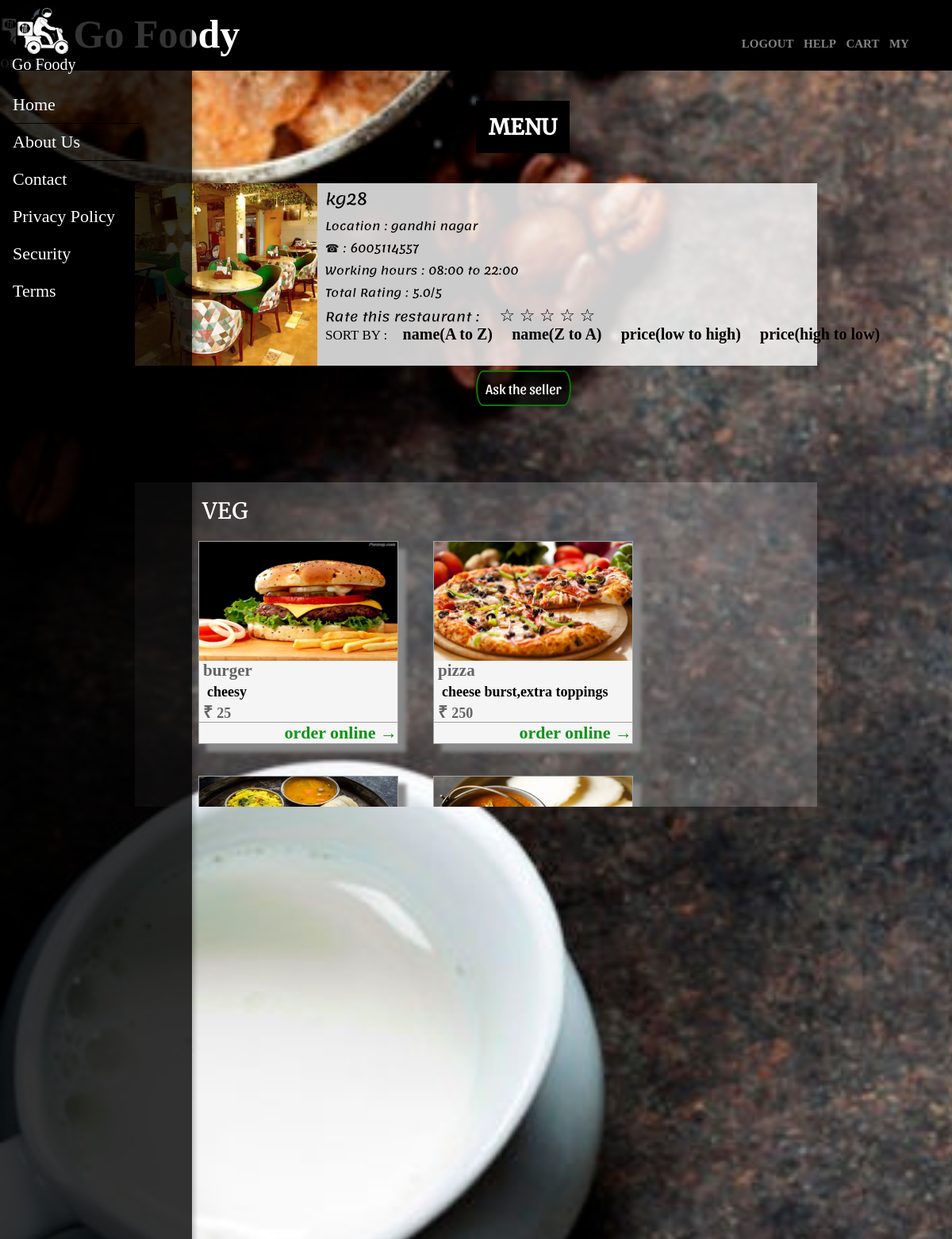
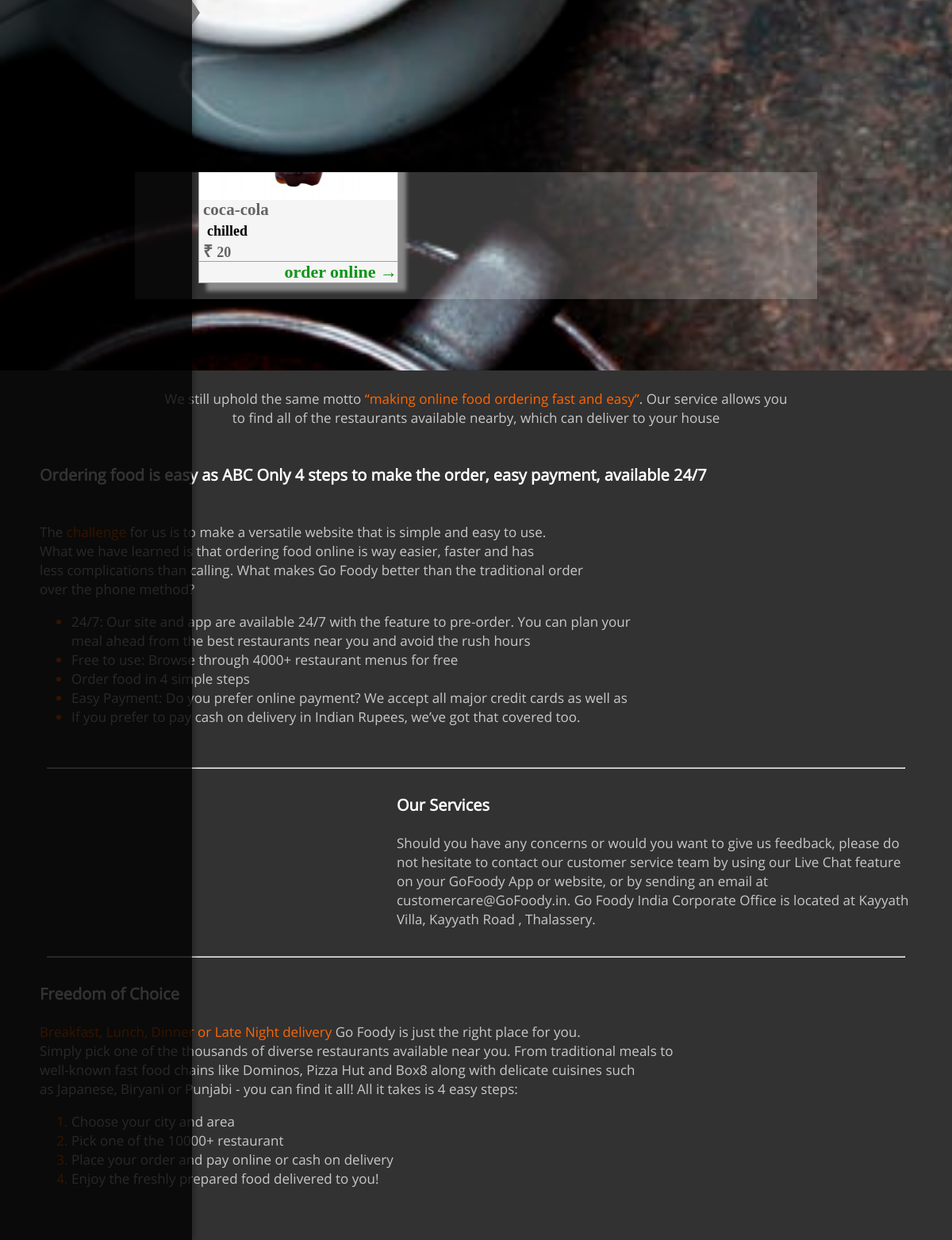
Page /TLY/menu/kg28 (signed in) on the committed database (2 pictures, top to bottom).
### tables this page shows
CREATE TABLE managers (username TEXT NOT NULL, password TEXT, filename TEXT, place TEXT, location TEXT, phone INTEGER, start TEXT, stop TEXT);

### proj.py (the view)
@app.route('/<place>/menu/<rest>')
def menu(place,rest):
	if(place=='TLY'):
		conn=sqlite3.connect('TLY.db')
	elif(place=='KANNUR'):
		conn=sqlite3.connect('KANNUR.db')
	else:
		conn=sqlite3.connect('CALICUT.db')
	conn.row_factory = sqlite3.Row
	cur=conn.cursor()
	cur.execute("SELECT COUNT(*) FROM {}".format(rest))
	var=cur.fetchone()
	if(var['count(*)']>0):	#since row_factory=Row,col name is used
		cur.execute("SELECT * FROM {} WHERE category='veg'".format(rest))
		var_veg=cur.fetchall()
		cur.execute("SELECT * FROM {} WHERE category='non-veg'".format(rest))
		var_non_veg=cur.fetchall()
		cur.execute("SELECT * FROM {} WHERE category='others'".format(rest))
		var_others=cur.fetchall()
		conn.close()
		conn=sqlite3.connect('members.db')
		cur=conn.cursor()
		cur.execute("SELECT * FROM managers WHERE place=? AND username=?",(place,rest,))
		temp=cur.fetchone()
		cur.execute("SELECT stars FROM rating WHERE place=? AND rest=? AND username=?",(place,rest,session['username'],))
		var_stars=cur.fetchone()
		cur.execute("SELECT count(*) FROM rating WHERE place=? AND rest=?",(place,rest,))
		count=cur.fetchone()
		cur.execute("SELECT stars FROM rating WHERE place=? AND rest=?",(place,rest,))
		total_stars=cur.fetchall()
		sum=0
		for x in total_stars:
			sum=sum+x[0]
		if(count[0]==0):
			sum=0
		else:
			sum=sum/count[0]
		conn.close()
		return render_template('menu.html',var_veg=var_veg,var_non_veg=var_non_veg,var_others=var_others,place=place,rest=rest,temp=temp,var_stars=var_stars,sum=sum)
	else:
		return render_template('nomenu.html',place=place)

### templates/menu.html (shortened to what this page needs)
<html>
<head>
<link type="text/css" href="{{url_for('static',filename='webpages.css')}}" rel="stylesheet"/>
<link rel="stylesheet" href="{{url_for('static',filename='alert/alertify.default.css')}}">
<link rel="stylesheet" href="{{url_for('static',filename='alert/alertify.core.css')}}">
</head>
<body>
<h1>
<span class="h1span">
Go Foody</span>
<span>
<a href="/customer_logout" class="login">LOGOUT</></a>
<a href="/help" class="help">HELP</></a>
<a href="/cartshow" class="help">CART</a>
<a href="/orders" class="help">MY ORDERS</a>
</span>
</h1>
<div class="background" style="background-image:url({{url_for('static',filename='plate6.jpg')}})">
<br>
<br>
<br>
<span class="menu">MENU</span>
<br>
<br>
<br>
<br>
<div class="sort">
<a href="/reviews/{{place}}/{{temp[0]}}"><img class="image_rest" src="{{url_for('static',filename='restaurants/'+temp[2])}}" width="230" height="230" alt=""></a>
<div class="rest">
	<span class="head">{{temp[0]}}</span><br>
	Location : {{temp[4]}}<br>
	&phone; :<span> {{temp[5]}}</span><br>
	Working hours : {{temp[6]}} to {{temp[7]}}<br>
	Total Rating : {{sum}}/5
</div>
<div class="txt-center">
    <form> <span class="rate">Rate this restaurant : </span>
        <div class="rating">
            <label for="star5">☆</label>
            <label for="star4">☆</label>
            <label for="star3">☆</label>
            <label for="star2">☆</label>
            <label for="star1">☆</label>
        </div>
    </form>
</div>
<div class="sortby">SORT BY :
<a href="/{{place}}/menu/{{rest}}/nameasc" class="sorta">&nbsp;&nbsp;name(A to Z)</a>
<a href="/{{place}}/menu/{{rest}}/namedes" class="sorta">&nbsp;&nbsp;name(Z to A)</a>
<a href="/{{place}}/menu/{{rest}}/pricelh" class="sorta">&nbsp;&nbsp;price(low to high)</a>
<a href="/{{place}}/menu/{{rest}}/pricehl" class="sorta">&nbsp;&nbsp;price(high to low)</a>
</div>
</div>
<br>
<a class="button" href="#popup1">Ask the seller</a>
<br>
<br>
<br>
<br>
<br>
<br>
<br>
{% if (var_veg is defined) and var_veg %}
<div class="content2">
	<br>
	<span class="heading">VEG</span>
	<br>
	{% for x in var_veg %}
	<div class="food">
	<div class="name">
		<div class="zoom-effect-container">
		<div class="image-card">
		<a class="image_linka" href="/quantity/{{place}}/{{rest}}/{{x['item']}}/{{x['price']}}/{{x['dish_image']}}">
		<img class="image_link" src="{{url_for('static',filename='dish/'+x['dish_image'])}}" height="150" width="250">
		</a>
		</div>
		</div>
	</div>
	<div class="price">
		{{x['item']}}
	<br>
	 	</div>
	<div class="desc">
	{{x['def']}}
	<br>
	</div>
	<div class="price">
		&#8377;
	<span style="font-family:'Times New Roman'; font-size:18px;"> {{x['price']}}</span>
	</div>
	<br>
	<div class="ordernow">
	<a class="ordernowa" href="/quantity/{{place}}/{{rest}}/{{x['item']}}/{{x['price']}}/{{x['dish_image']}}">order online &rarr; </a>
	</div>
	</div>
	{% endfor %}
	</div>
{%endif%}
<br>
{% if (var_others is defined) and var_others %}
	<div class="content2">
	<br>
	<span class="heading">OTHERS</span>
	<br>
	{% for x in var_others %}
	<div class="food">
	<div class="name">
		<div class="zoom-effect-container">
		<div class="image-card">
		<a class="image_linka" href="/quantity/{{place}}/{{rest}}/{{x['item']}}/{{x['price']}}/{{x['dish_image']}}">
		<img class="image_link" src="{{url_for('static',filename='dish/'+x['dish_image'])}}" height="150" width="250">
		</a>
		</div>
		</div>
	</div>
	<div class="price">
		{{x['item']}}
	<br>
	</div>
	<div class="desc">
	{{x['def']}}
	<br>
	</div>
	<div class="price">
		&#8377;
	<span style="font-family:'Times New Roman'; font-size:18px;"> {{x['price']}}</span>
	</div>
	<br>
	<div class="ordernow">
	<a class="ordernowa" href="/quantity/{{place}}/{{rest}}/{{x['item']}}/{{x['price']}}/{{x['dish_image']}}">order online &rarr; </a>
	</div>
	</div>
	{% endfor %}
	</div>
{% endif %}
<br>
<br>
<br>
<br>
<br>
</div>
	<nav>
		<img class="menu_image" src="{{url_for('static',filename='food.jpg')}}"  width="70" height="70">
		<br>
		<span class="menu_heading">Go Foody</span>
		<ul>
			<li><a class="nava" href="/homepage_customer">Home</a></li>
			<li><a class="nava" href="/about">About Us</a></li>
			<li><a class="nava" href="/contact">Contact</a></li>
			<li><a class="nava" href="/privacy_policy">Privacy Policy</a></li>
			<li><a class="nava" href="/security">Security</a></li>
			<li><a class="nava" href="/terms">Terms</a></li>
		</ul>
	</nav>
<div class="last" >
<br>
<div class="motto">
We still uphold the same motto <span class="bullet">“making online food ordering fast and easy”</span>. Our service allows you<br> to find all of the restaurants available nearby, which can deliver to your house
</div>
<br><br>
<b><span class="head_left">Ordering food is easy as ABC Only 4 steps to make the order, easy payment, available 24/7</span>
</b>
<div class="definition">
<br><br>
The <span class="bullet">challenge</span> for us is to make a versatile website that is simple and easy to use.<br>
What we have learned is that ordering food online is way easier, faster and has <br>
less complications than calling. What makes Go Foody better than the traditional order<br>
over the phone method?
<ul class="bullet"><li><span style="color:rgb(200,200,200);">24/7: Our site and app are available 24/7 with the feature to pre-order. You can plan your <br>
meal ahead from the best restaurants near you and avoid the rush hours</span></li>
<li><span style="color:rgb(200,200,200);">Free to use: Browse through 4000+ restaurant menus for free</span></li>
<li><span style="color:rgb(200,200,200);">Order food in 4 simple steps</span></li>
<li><span style="color:rgb(200,200,200);">Easy Payment: Do you prefer online payment? We accept all major credit cards as well as</li>
<li><span style="color:rgb(200,200,200);">If you prefer to pay cash on delivery in Indian Rupees, we’ve got that covered too.</span></li>
</ul>
</div>
<br><hr width="90%"><br>
<div class="services">
<b><span class="head_right">Our Services</span></b>
<br><br>
Should you have any concerns or would you want to give us feedback, please do not hesitate to contact our customer service
team by using our Live Chat feature on your GoFoody App or website, or by sending an email at customercare@GoFoody.in.
Go Foody India Corporate Office is located at Kayyath Villa, Kayyath Road , Thalassery.
</div>
<br><hr width="90%"><br>
<b><span class="head_left">Freedom of Choice </span></b><br><br>
<div class="freedom">
<span class="bullet">Breakfast, Lunch, Dinner or Late Night delivery</span> Go Foody is just the right place for you.
<br>Simply pick one of the thousands of diverse restaurants available near you. From traditional meals to
<br>well-known fast food chains like Dominos, Pizza Hut and Box8 along with delicate cuisines such
<br> as Japanese, Biryani or Punjabi - you can find it all! All it takes is 4 easy steps:
<ol class="bullet"><li><span style="color:rgb(200,200,200);">Choose your city and area</span></li>
<li><span style="color:rgb(200,200,200);">Pick one of the 10000+ restaurant</span></li>
<li><span style="color:rgb(200,200,200);">Place your order and pay online or cash on delivery</span></li>
<li><span style="color:rgb(200,200,200);">Enjoy the freshly prepared food delivered to you!</span></li>
</ol>
</div>
<br><br>
</div>
</body>
</html>

### static/webpages.css (style rules this page uses)
.head_left { margin-left:50px; color:white; font-family: "Open Sans"; font-size:20px; }
.head_right { color:white; font-family: "Open Sans"; font-size:20px; }
.last { background-color:rgb(50,50,50); color:white; font-family: "Open Sans"; font-size:20px; line-height:1.2em; }
.motto { font-family: "Open Sans"; font-size:17px; color:rgb(200,200,200); text-align:center; }
.definition { margin-left:50px; font-family: "Open Sans"; font-size:17px; color:rgb(200,200,200); }
.services { margin-right:50px; margin-left:500px; font-family: "Open Sans"; font-size:17px; color:rgb(200,200,200); }
.freedom { margin-left:50px; font-family: "Open Sans"; font-size:17px; color:rgb(200,200,200); }
.bullet { color: rgb(255,102,0); }
body { margin:0; }
h1 { font-family:"Cinzel Decorative Bold"; background-color:black; color:white; font-size:50px; margin:0; }
.h1span { position: relative; bottom: 0px; }
.login { margin-left:620px; font-family:'Times New Roman'; font-size:15px; color:rgb(130,130,130); text-decoration: none; }
.help { font-family:'Times New Roman'; font-size:15px; color:rgb(130,130,130); text-decoration: none; }
nav { position: fixed; left: -15em; top: 0; bottom: 0; background:rgba(0,0,0,0.8); border-right: 50px solid rgba(0,0,0,0); box-shadow: 4px 0 5px rgba(0,0,0,0.2); z-index: 1; }
nav:after { position: absolute; content: ' '; width: 0; height: 0; right: -70px; top: 50%; border-width: 15px 10px; border-style: solid; border-color: transparent transparent transparent rgb(120,120,120); }
.nava { color:white; text-decoration:none; font-size:22px; cursor: pointer; }
nav li { padding-bottom:10px; padding-top:10px; border-bottom:1px solid black; }
nav ul { width:10em; list-style-type: none; margin: 0; padding: 1em; }
article, article:after, nav, nav * { transition: all 600ms ease; }
.menu_image { margin-left:20px; }
.menu_heading { font-family:"Cinzel Decorative Bold"; color:white; font-size:20px; margin-left:15px; }
.txt-center { text-align: left; }
.rating { width: 160px; font-size:22px; unicode-bidi: bidi-override; direction: rtl; text-align: center; position: relative; display:inline-block; }
.rating > label { display: inline; padding: 0; margin: 0; position: relative; width: 1.1em; cursor: pointer; color: #000; }

### rows in the picture
managers: filename (picture), username "kg28", location "gandhi nagar", phone "6005114557", start "08:00", stop "22:00"

### other values in the picture
{{ sum }} "5.0"
{{ x['item'] }} "burger" "pizza"
{{ x['def'] }} "cheesy" "cheese burst,extra toppings" "with sambar and nariyal chatni"
{{ x['price'] }} "25" "250" "50"
{{ x['item'] }} "coca-cola"
{{ x['def'] }} "chilled"
{{ x['price'] }} "20"
